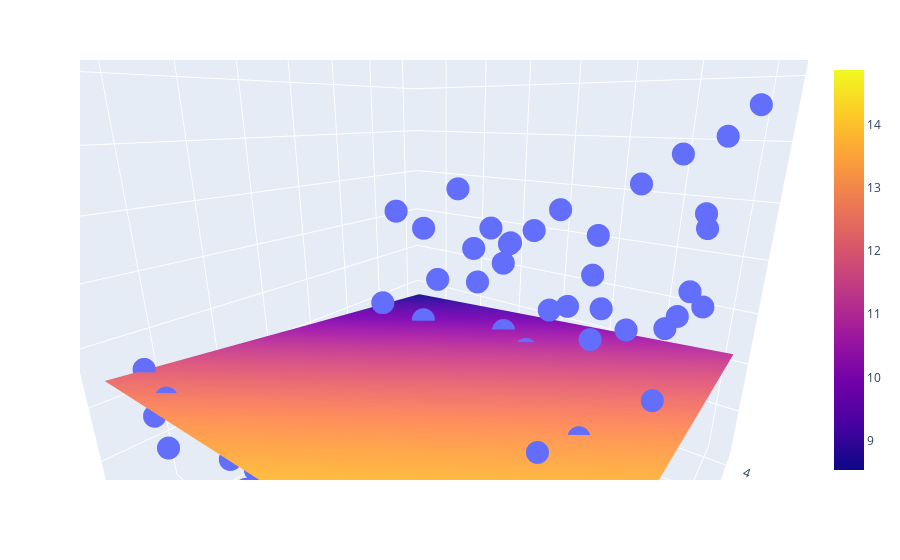

The notebook cell this image was saved under:
### Code cell
import plotly.express as px
import plotly.graph_objects as go

fig = px.scatter_3d(x=x.ravel(), y=y.ravel(), z=z.ravel())

fig.add_trace(go.Surface(x = x_input, y = y_input, z =z_final ))

fig.show()
